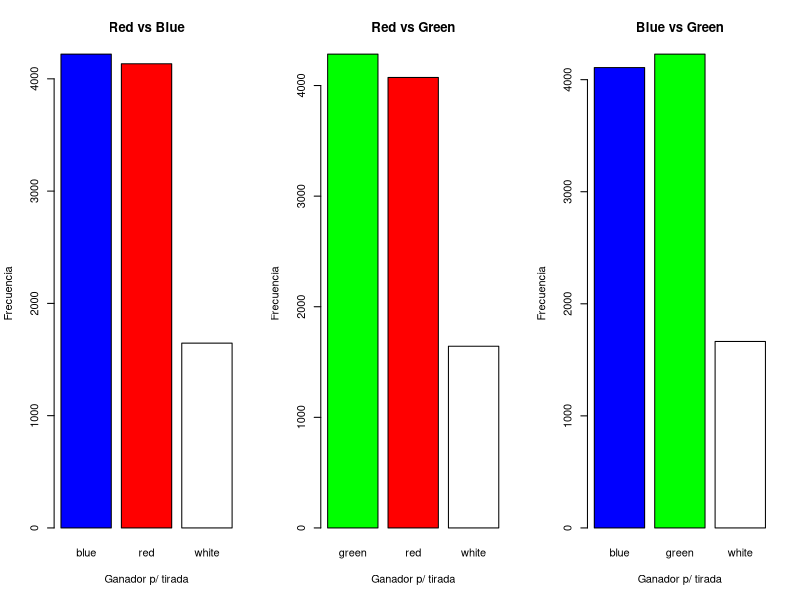
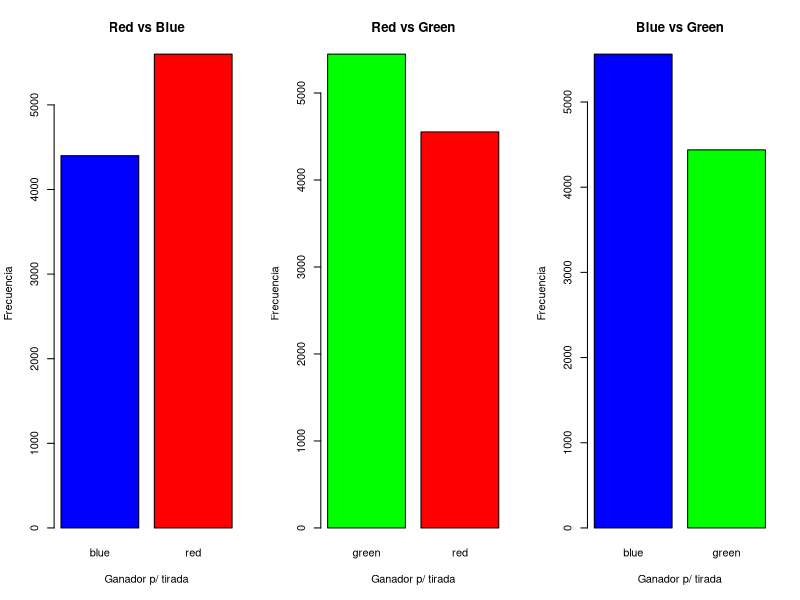
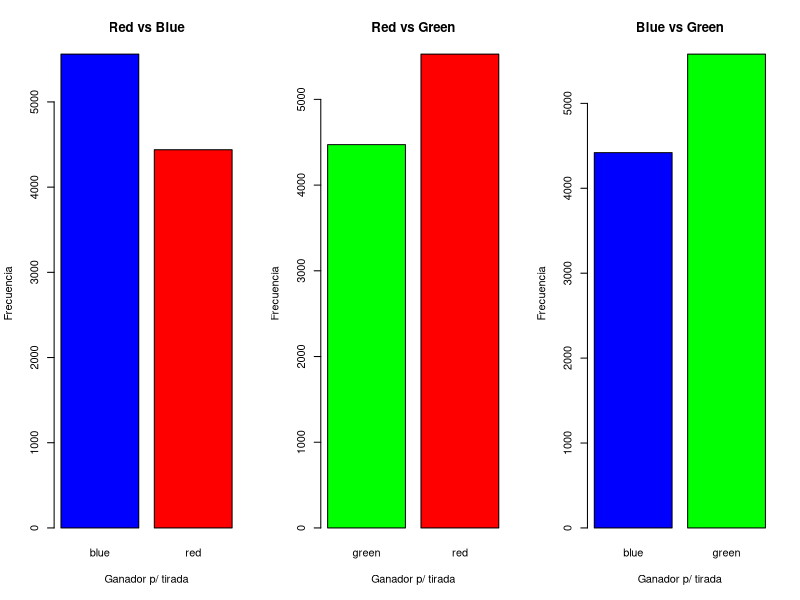
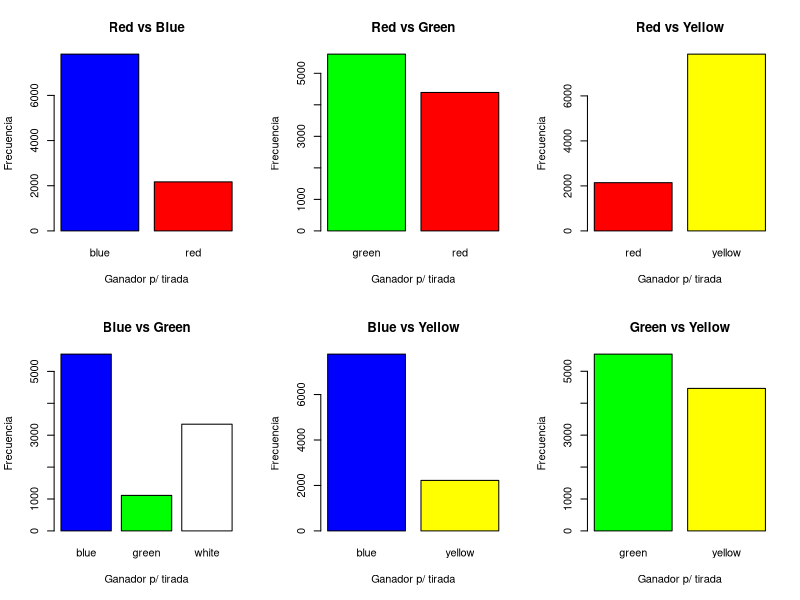

Source code (R) for these figures, in order:
#Pseudoclase dado
dado<-function(caras,nombre){
    d<-list("caras"=caras,"nom"=nombre)
    class(d)<-"dado"
    return(d)
}

print.dado<-function(d){
    cat(d$nom,"\n")
    nc<-length(d$caras)
    cat("╔",rep("═╦",nc-1),"═╗\n",sep="")
    for(i in 1:nc) cat("║",d$caras[i],sep="")
    cat("║\n")
    cat("╚",rep("═╩",nc-1),"═╝\n",sep="")
}

tirar<-function(d,n=1){
    s<-sample(d$caras,size=n,replace=TRUE)
    t<-sum(s)
    r<-list("s"=s,"t"=t,"nom"=d$nom)
    return(r)
}

gana<-function(s1,s2){
    res<-ifelse(s1$t<s2$t,s2$nom,
	ifelse(s1$t>s2$t,s1$nom,"white"))
    return(res)
}

ciclos<-10000

#--------------------
#Comienza simulación
#--------------------

# Dados normales
dado1<-dado(1:6,"red")
dado2<-dado(1:6,"blue")
dado3<-dado(1:6,"green")

r1vs2<-character()
r1vs3<-character()
r2vs3<-character()

for(i in 1:ciclos){
    d1<-tirar(dado1)
    d2<-tirar(dado2)
    d3<-tirar(dado3)
    r1vs2<-c(r1vs2,gana(d1,d2))
    r1vs3<-c(r1vs3,gana(d1,d3))
    r2vs3<-c(r2vs3,gana(d2,d3))
}

t1vs2<-table(r1vs2)
t1vs3<-table(r1vs3)
t2vs3<-table(r2vs3)

pdf("dadosNormales.pdf")
par(mfrow=c(1,3))
barplot(t1vs2,main="Red vs Blue",col=names(t1vs2),ylab="Frecuencia",xlab="Ganador p/ tirada",
        names.arg=names(t1vs2))
barplot(t1vs3,main="Red vs Green",col=names(t1vs3),ylab="Frecuencia",xlab="Ganador p/ tirada",
        names.arg=names(t1vs3))
barplot(t2vs3,main="Blue vs Green",col=names(t2vs3),ylab="Frecuencia",xlab="Ganador p/ tirada",
        names.arg=names(t2vs3))
dev.off()

# Dados no transitivos
dado1<-dado(c(2,2,4,4,9,9),"red")
dado2<-dado(c(1,1,6,6,8,8),"blue")
dado3<-dado(c(3,3,5,5,7,7),"green")

r1vs2<-character()
r1vs3<-character()
r2vs3<-character()

for(i in 1:ciclos){
    d1<-tirar(dado1)
    d2<-tirar(dado2)
    d3<-tirar(dado3)
    r1vs2<-c(r1vs2,gana(d1,d2))
    r1vs3<-c(r1vs3,gana(d1,d3))
    r2vs3<-c(r2vs3,gana(d2,d3))
}

t1vs2<-table(r1vs2)
t1vs3<-table(r1vs3)
t2vs3<-table(r2vs3)

pdf("dadosNoTransitivos.pdf")
par(mfrow=c(1,3))
barplot(t1vs2,main="Red vs Blue",col=names(t1vs2),ylab="Frecuencia",xlab="Ganador p/ tirada",
        names.arg=names(t1vs2))
barplot(t1vs3,main="Red vs Green",col=names(t1vs3),ylab="Frecuencia",xlab="Ganador p/ tirada",
        names.arg=names(t1vs3))
barplot(t2vs3,main="Blue vs Green",col=names(t2vs3),ylab="Frecuencia",xlab="Ganador p/ tirada",
        names.arg=names(t2vs3))
dev.off()


dado1<-dado(c(1,1,5,5,9,9),"red")
dado2<-dado(c(2,2,6,6,7,7),"blue")
dado3<-dado(c(3,3,4,4,8,8),"green")

# Imprime el dado
#print(dado1)

d1<-tirar(dado1,2)
d2<-tirar(dado2,2)
d3<-tirar(dado3,2)


# Ver que dado es mayor
r1vs2<-character()
r1vs3<-character()
r2vs3<-character()

for(i in 1:ciclos){
    d1<-tirar(dado1)
    d2<-tirar(dado2)
    d3<-tirar(dado3)
    r1vs2<-c(r1vs2,gana(d1,d2))
    r1vs3<-c(r1vs3,gana(d1,d3))
    r2vs3<-c(r2vs3,gana(d2,d3))
}

#ver estructura de tiradas
#str(table$r1vs2)
#str(table$r1vs3)
#str(table$r2vs3)

t1vs2<-table(r1vs2)
t1vs3<-table(r1vs3)
t2vs3<-table(r2vs3)

# Preparar la pantalla para guardar 3 gráficos, lo que salga a la pantalla guardarlo en un archivo pdf
pdf("dadosNoTransitivos_2Tiradas.pdf")
par(mfrow=c(1,3))
#crear un barplot el cual tenga de color los nombres, un titulo deacuerdo a la tabla
# y nombres en los ejes x y y de acuerdo a la tabla
# en el tope de las barras se debe mostrar la frecuencia
barplot(t1vs2,main="Red vs Blue",col=names(t1vs2),ylab="Frecuencia",xlab="Ganador p/ tirada",
        names.arg=names(t1vs2))
barplot(t1vs3,main="Red vs Green",col=names(t1vs3),ylab="Frecuencia",xlab="Ganador p/ tirada",
        names.arg=names(t1vs3))
barplot(t2vs3,main="Blue vs Green",col=names(t2vs3),ylab="Frecuencia",xlab="Ganador p/ tirada",
        names.arg=names(t2vs3))
#cerrar el archivo pdf
dev.off()

# Dados de efron
dado1<-dado(c(4,4,4,4,0,0),"red")
dados2<-dado(c(3,3,3,3,3,3),"blue")
dado3<-dado(c(6,6,2,2,2,2),"green")
dado4<-dado(c(5,5,5,5,1,1),"yellow")

r1vs2<-character()
r1vs3<-character()
r1vs4<-character()
r2vs3<-character()
r2vs4<-character()
r3vs4<-character()

for(i in 1:ciclos){
    d1<-tirar(dado1)
    d2<-tirar(dado2)
    d3<-tirar(dado3)
    d4<-tirar(dado4)
    r1vs2<-c(r1vs2,gana(d1,d2))
    r1vs3<-c(r1vs3,gana(d1,d3))
    r1vs4<-c(r1vs4,gana(d1,d4))
    r2vs3<-c(r2vs3,gana(d2,d3))
    r2vs4<-c(r2vs4,gana(d2,d4))
    r3vs4<-c(r3vs4,gana(d3,d4))
}

t1vs2<-table(r1vs2)
t1vs3<-table(r1vs3)
t1vs4<-table(r1vs4)
t2vs3<-table(r2vs3)
t2vs4<-table(r2vs4)
t3vs4<-table(r3vs4)

pdf("dadosNoTransitivosEfron.pdf")
par(mfrow=c(2,3))
barplot(t1vs2,main="Red vs Blue",col=names(t1vs2),ylab="Frecuencia",xlab="Ganador p/ tirada",
        names.arg=names(t1vs2))
barplot(t1vs3,main="Red vs Green",col=names(t1vs3),ylab="Frecuencia",xlab="Ganador p/ tirada",
        names.arg=names(t1vs3))
barplot(t1vs4,main="Red vs Yellow",col=names(t1vs4),ylab="Frecuencia",xlab="Ganador p/ tirada",
        names.arg=names(t1vs4))
barplot(t2vs3,main="Blue vs Green",col=names(t2vs3),ylab="Frecuencia",xlab="Ganador p/ tirada",
        names.arg=names(t2vs3))
barplot(t2vs4,main="Blue vs Yellow",col=names(t2vs4),ylab="Frecuencia",xlab="Ganador p/ tirada",
        names.arg=names(t2vs4))
barplot(t3vs4,main="Green vs Yellow",col=names(t3vs4),ylab="Frecuencia",xlab="Ganador p/ tirada",
        names.arg=names(t3vs4))
dev.off()

# -----
